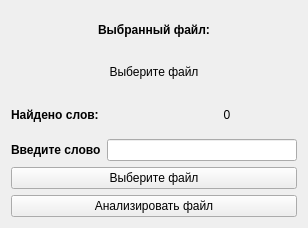
<?xml version="1.0" encoding="UTF-8"?>
<ui version="4.0">
 <class>Widget</class>
 <widget class="QWidget" name="Widget">
  <property name="geometry">
   <rect>
    <x>0</x>
    <y>0</y>
    <width>308</width>
    <height>228</height>
   </rect>
  </property>
  <property name="windowTitle">
   <string>Widget</string>
  </property>
  <layout class="QVBoxLayout" name="verticalLayout">
   <item>
    <widget class="QLabel" name="label">
     <property name="font">
      <font>
       <weight>75</weight>
       <bold>true</bold>
      </font>
     </property>
     <property name="text">
      <string>Выбранный файл:</string>
     </property>
     <property name="alignment">
      <set>Qt::AlignCenter</set>
     </property>
    </widget>
   </item>
   <item>
    <widget class="QLabel" name="pathLabel">
     <property name="text">
      <string>Выберите файл</string>
     </property>
     <property name="alignment">
      <set>Qt::AlignCenter</set>
     </property>
     <property name="wordWrap">
      <bool>true</bool>
     </property>
    </widget>
   </item>
   <item>
    <layout class="QHBoxLayout" name="horizontalLayout">
     <item>
      <widget class="QLabel" name="label_2">
       <property name="font">
        <font>
         <weight>75</weight>
         <bold>true</bold>
        </font>
       </property>
       <property name="text">
        <string>Найдено слов:</string>
       </property>
      </widget>
     </item>
     <item>
      <widget class="QLabel" name="wordCountLabel">
       <property name="text">
        <string>0</string>
       </property>
       <property name="alignment">
        <set>Qt::AlignCenter</set>
       </property>
      </widget>
     </item>
    </layout>
   </item>
   <item>
    <layout class="QHBoxLayout" name="horizontalLayout_2">
     <item>
      <widget class="QLabel" name="label_5">
       <property name="font">
        <font>
         <weight>75</weight>
         <bold>true</bold>
        </font>
       </property>
       <property name="text">
        <string>Введите слово</string>
       </property>
      </widget>
     </item>
     <item>
      <widget class="QLineEdit" name="lineEdit">
       <property name="alignment">
        <set>Qt::AlignCenter</set>
       </property>
      </widget>
     </item>
    </layout>
   </item>
   <item>
    <widget class="QPushButton" name="chooseFileButton">
     <property name="text">
      <string>Выберите файл</string>
     </property>
    </widget>
   </item>
   <item>
    <widget class="QPushButton" name="startButton">
     <property name="text">
      <string>Анализировать файл</string>
     </property>
    </widget>
   </item>
  </layout>
 </widget>
 <resources/>
 <connections/>
</ui>
